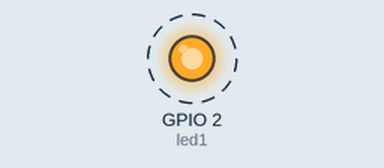
Simulated run of this program. Board: ESP32 board running MicroPython. On the bench: output pins drawn as LEDs (lit = HIGH). Dashed ring = blinking. WiFi joins after 1.5 s; the clock reads 2024-03-15 10:24:30 at power-on unless the program sets it; what the program prints to the serial console is not drawn. At 1.8 s the program stops and its outputs stay as they are.

Above: at 0.15 s.
Timing chart, 0 to 3.0 s (numbered marks = the images above):
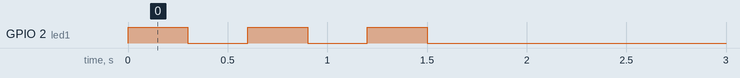

The program:

main.py
```python
'''
深圳市普中科技有限公司（PRECHIN 普中）
技术支持：www.prechin.net
PRECHIN
 普中

实验名称：WIFI实验-连接无线路由器
接线说明：LED模块-->ESP32 IO
         (D1)-->(15)

实验现象：程序下载成功后，软件shell控制台输出当前IP、子网掩码、网关的地址信息

注意事项：ESP32 WIFI作为客户端连接路由器热点，然后电脑也连接路由器，此时可连接成功输出信息

'''

#导入Pin模块
from machine import Pin
import time
import network

#定义LED控制对象
led1=Pin(2,Pin.OUT)

#路由器WIFI账号和密码
ssid="吕泽晖的iPhone"
password="123456789"

#WIFI连接
def wifi_connect():
    wlan=network.WLAN(network.STA_IF)  #STA模式
    wlan.active(True)  #激活
    start_time=time.time()  #记录时间做超时判断

    if not wlan.isconnected():
        print("conneting to network...")
        wlan.connect(ssid,password)  #输入 WIFI 账号密码

        while not wlan.isconnected():
            led1.value(1)
            time.sleep_ms(300)
            led1.value(0)
            time.sleep_ms(300)

            #超时判断,15 秒没连接成功判定为超时
            if time.time()-start_time>15:
                print("WIFI Connect Timeout!")
                break

    else:
        led1.value(0)
        print("network information:", wlan.ifconfig())


#程序入口
if __name__=="__main__":

    wifi_connect()
```

Measured:
- by itself, GPIO 2 (led1): alternates HIGH for 0.30 s and LOW for 0.30 s, 6 changes in all, then stays LOW
